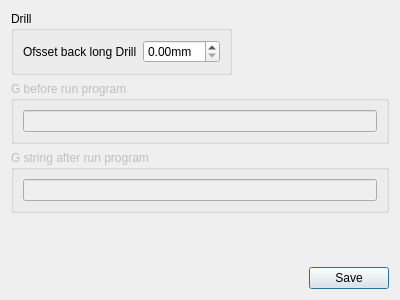
<?xml version="1.0" encoding="UTF-8"?>
<ui version="4.0">
 <class>WLEditGCode</class>
 <widget class="QDialog" name="WLEditGCode">
  <property name="geometry">
   <rect>
    <x>0</x>
    <y>0</y>
    <width>400</width>
    <height>300</height>
   </rect>
  </property>
  <property name="windowTitle">
   <string>Dialog</string>
  </property>
  <layout class="QGridLayout" name="gridLayout_3">
   <item row="0" column="0">
    <widget class="QGroupBox" name="groupBox">
     <property name="title">
      <string>Drill</string>
     </property>
     <layout class="QGridLayout" name="gridLayout">
      <item row="0" column="0">
       <widget class="QLabel" name="label">
        <property name="text">
         <string>Ofsset back long Drill</string>
        </property>
       </widget>
      </item>
      <item row="0" column="1">
       <widget class="QDoubleSpinBox" name="sbOffsetDrill">
        <property name="suffix">
         <string>mm</string>
        </property>
       </widget>
      </item>
     </layout>
    </widget>
   </item>
   <item row="3" column="0">
    <spacer name="verticalSpacer">
     <property name="orientation">
      <enum>Qt::Vertical</enum>
     </property>
     <property name="sizeHint" stdset="0">
      <size>
       <width>20</width>
       <height>40</height>
      </size>
     </property>
    </spacer>
   </item>
   <item row="0" column="1">
    <spacer name="horizontalSpacer">
     <property name="orientation">
      <enum>Qt::Horizontal</enum>
     </property>
     <property name="sizeHint" stdset="0">
      <size>
       <width>40</width>
       <height>20</height>
      </size>
     </property>
    </spacer>
   </item>
   <item row="1" column="0" colspan="2">
    <widget class="QGroupBox" name="groupBox_2">
     <property name="enabled">
      <bool>false</bool>
     </property>
     <property name="title">
      <string>G before run program</string>
     </property>
     <layout class="QGridLayout" name="gridLayout_2">
      <item row="0" column="0">
       <widget class="QLineEdit" name="strBeforeProgram"/>
      </item>
     </layout>
    </widget>
   </item>
   <item row="2" column="0" colspan="2">
    <widget class="QGroupBox" name="groupBox_3">
     <property name="enabled">
      <bool>false</bool>
     </property>
     <property name="title">
      <string>G string after run program</string>
     </property>
     <layout class="QGridLayout" name="gridLayout_4">
      <item row="0" column="0">
       <widget class="QLineEdit" name="strAfterProgram"/>
      </item>
     </layout>
    </widget>
   </item>
   <item row="4" column="0" colspan="2">
    <widget class="QDialogButtonBox" name="buttonBox">
     <property name="orientation">
      <enum>Qt::Horizontal</enum>
     </property>
     <property name="standardButtons">
      <set>QDialogButtonBox::Save</set>
     </property>
    </widget>
   </item>
  </layout>
 </widget>
 <resources/>
 <connections>
  <connection>
   <sender>buttonBox</sender>
   <signal>accepted()</signal>
   <receiver>WLEditGCode</receiver>
   <slot>accept()</slot>
   <hints>
    <hint type="sourcelabel">
     <x>248</x>
     <y>254</y>
    </hint>
    <hint type="destinationlabel">
     <x>157</x>
     <y>274</y>
    </hint>
   </hints>
  </connection>
  <connection>
   <sender>buttonBox</sender>
   <signal>rejected()</signal>
   <receiver>WLEditGCode</receiver>
   <slot>reject()</slot>
   <hints>
    <hint type="sourcelabel">
     <x>316</x>
     <y>260</y>
    </hint>
    <hint type="destinationlabel">
     <x>286</x>
     <y>274</y>
    </hint>
   </hints>
  </connection>
 </connections>
</ui>
